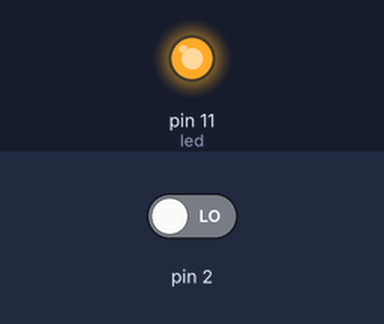
Recording of a sketch running on a simulated Arduino Uno, built with avr-gcc and run on an emulated ATmega328P. Parts: output pins drawn as LEDs (lit = HIGH). The test bench sets the inputs (shaded band); at power-on: pin 2 LOW.

Above: at 1.2 s.
1.3 s: pin 2 driven HIGH
At 2.5 s:
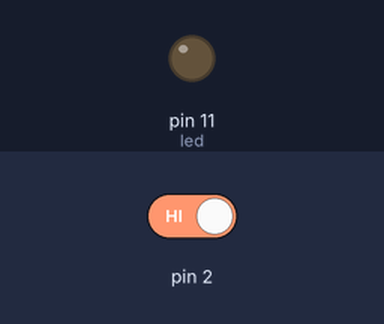
2.8 s: pin 2 driven LOW
At 3.8 s:
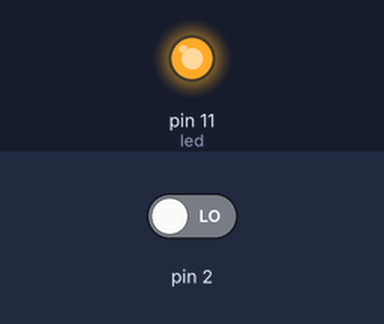
Timing chart, 0 to 5.8 s (numbered marks = the images above; inputs shaded):
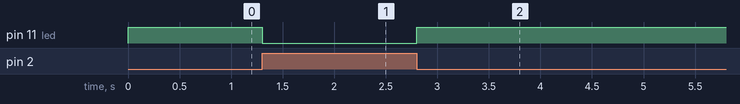

The sketch:

blink.ino
```cpp
int led = 11;
volatile int state = HIGH;

void setup() {
  //Serial.begin(9600);
  pinMode(led, OUTPUT);
  attachInterrupt(0, blink, CHANGE); // when the button is pushed, trigger the blink method
}

void loop() {
  //Serial.print(state);
  digitalWrite(led, state);
  delay(100);
}

void blink() {
  //Serial.println("change");
  state = !state; //change state (HIGH or LOW)
}
```

Measured:
- after the input at 1.3 s, pin 11 (led): HIGH → LOW at once
- after the input at 2.8 s, pin 11 (led): LOW → HIGH at once
